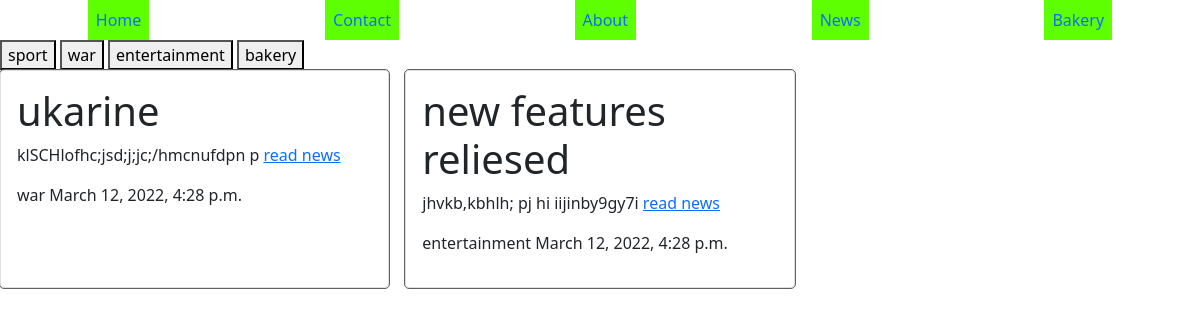
The page / on the database its author committed.
### home/models.py (models this page shows)
class Category(models.Model):
    name = models.CharField(max_length=50)
    class Meta:
        verbose_name_plural = 'Categories'
    def __str__(self):
        return self.name

class News(models.Model):
    title = models.CharField(max_length=200)
    text = models.TextField()
    category = models.ForeignKey(Category,
                    on_delete=models.CASCADE)
    pub_date = models.DateTimeField('date published')
    class Meta:
        verbose_name_plural = 'News'

### home/views.py (the view)
# urls.py: path('', homeview, name='home'),
def homeview(request):
    newslist = News.objects.all() # SELECT * from news
    catlist = Category.objects.all()
    ctx = {
        'newslist':newslist,
        'categories':catlist,
    }
    return render(request,'home.html',
                context= ctx)

### templates/home.html (shortened to what this page needs)
{% extends 'layout/base.html' %}
{% block content %}
<div class="cat_list">
    {% for category in categories %}
    <button>
        {{category}}
    </button>
    {% endfor %}
</div>
<div class="wrapper">
    {% for news in newslist %}
    <div class="card">
        <h1>{{news.title}}</h1>
        <p>
            {{news.text|truncatewords:30}}
            <a href="#">read news</a>
        </p>
        <p>
            <span>{{news.category}}</span>
            <span>{{news.pub_date}}</span>
        </p>
    </div>
    {% endfor %}
</div>
{% endblock content %}

### templates/layout/base.html (shortened to what this page needs)
<!DOCTYPE html>
<html lang="en">
<head>
    <link href="https://cdn.jsdelivr.net/npm/bootstrap@5.1.3/dist/css/bootstrap.min.css" rel="stylesheet">
</head>
<body>
    <nav>
        <ul>
            <li><a href="{% url 'home' %}">Home</a></li>
            <li><a href="{% url 'contact' %}">Contact</a></li>
            <li><a href="{% url 'about' %}">About</a></li>
            <li><a href="{% url 'news' %}">News</a></li>
            <li><a href="{% url 'bakery_menu' %}">Bakery</a></li>
        </ul>
    </nav>
    {% block content %}{% endblock content %}
</body>
</html>

### templates/layout/base.html (style rules this page uses)
nav { background-color: #ffffff; padding: 0; margin: 0; }
nav ul { padding: 0; margin: 0; display: flex; justify-content: space-around; list-style: none; }
nav ul li { background-color: rgb(94, 255, 0); padding: .5rem; }
nav ul li a { display: block; text-decoration: none; }

### templates/home.html (style rules this page uses)
.card { padding: 1rem; outline: 1px #616161 solid; }
.wrapper { display: grid; grid-template-columns: 1fr 1fr 1fr; gap: 1rem; }

### rows shown on the page
Category: name "sport"
Category: name "war"
Category: name "entertainment"
Category: name "bakery"
News: title "ukarine", text "klSCHlofhc;jsd;j;jc;/hmcnufdpn p", category "war", pub_date "March 12, 2022, 4:28 p.m."
News: title "new features reliesed", text "jhvkb,kbhlh; pj hi iijinby9gy7i", category "entertainment", pub_date "March 12, 2022, 4:28 p.m."
